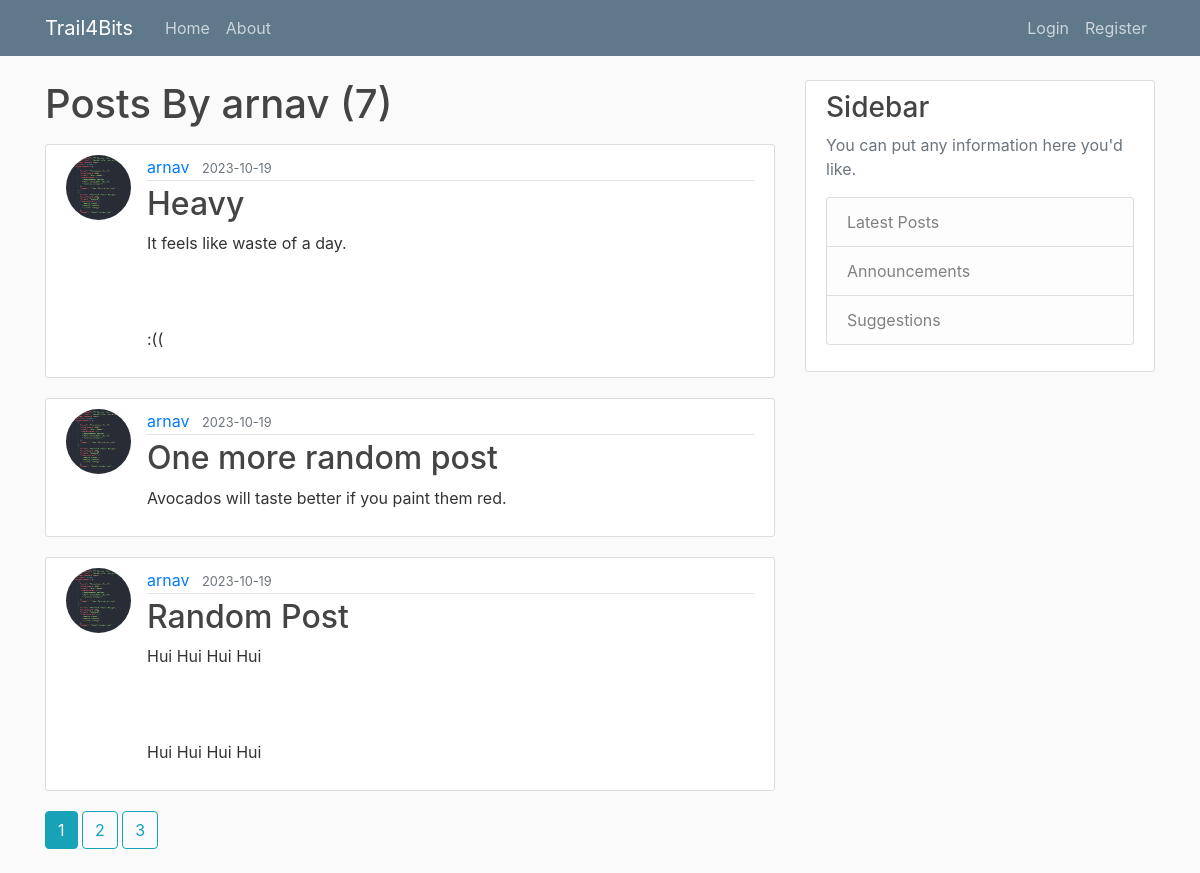
The page /user/arnav on the database as committed earlier.
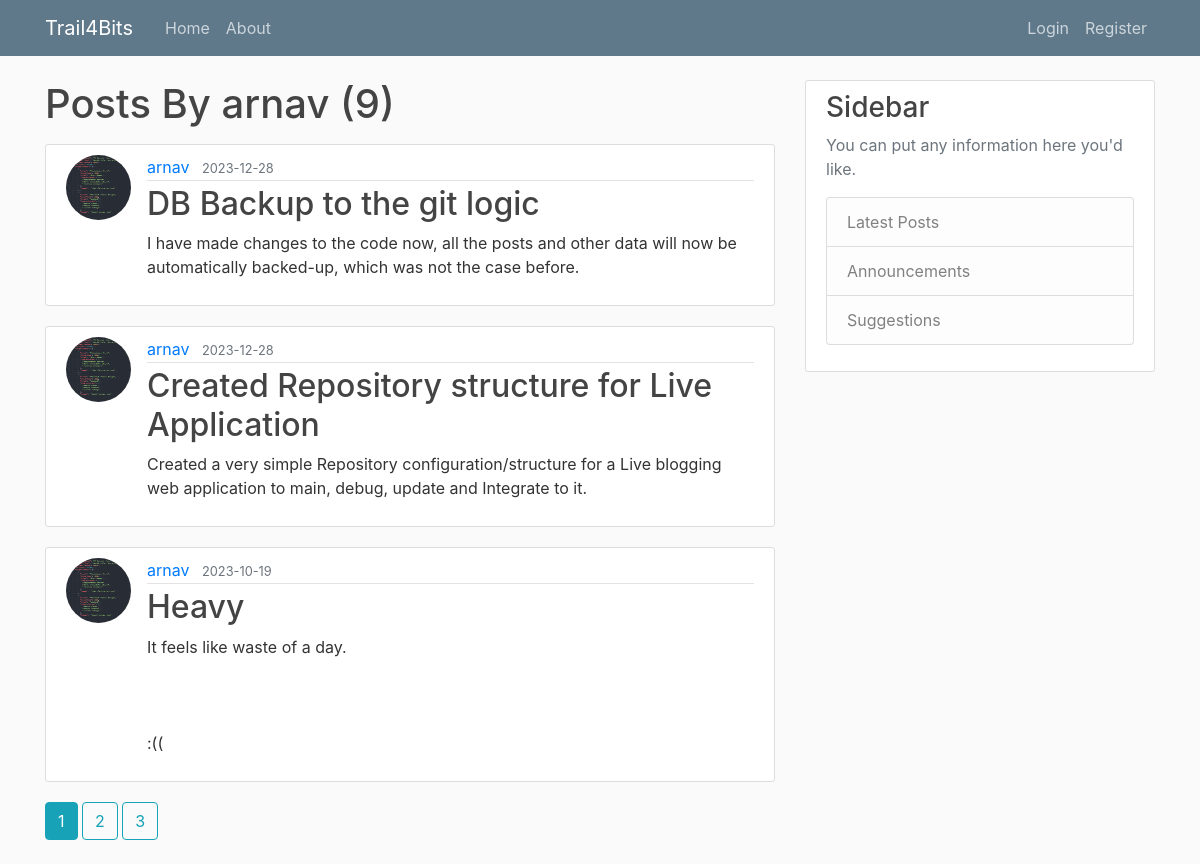
The same page on the database as committed later.
### flaskblog/models.py (models this page shows, shortened)
class Post(db.Model):
    id=db.Column(db.Integer, primary_key=True)
    title= db.Column(db.String(120), nullable=False)
    content= db.Column(db.Text, nullable=False)
    date_posted= db.Column(db.DateTime, nullable=False, default=datetime.utcnow)
    user_id= db.Column(db.Integer, db.ForeignKey('user.id'), nullable=False)

class User(db.Model, UserMixin):
    id=db.Column(db.Integer, primary_key=True, )
    username= db.Column(db.String(20), unique=True, nullable=False )
    email=db.Column(db.String(120), nullable=False)
    image_file=db.Column(db.String(120), nullable=False, default='default.jpg')
    password=db.Column(db.String(60), nullable=False)
    posts=db.relationship('Post', backref='author', lazy=True)

### flaskblog/users/routes.py (the view)
@users.route("/user/<string:username>")
def user_posts(username):
    page=request.args.get('page', 1, type=int)
    user = User.query.filter_by(username=username).first_or_404()
    posts  = Post.query.filter_by(author=user)\
            .order_by(Post.date_posted.desc())\
            .paginate(per_page=3 , page=page)
    return render_template('user_posts.html', posts=posts, title='Home', user=user, page=page)

### flaskblog/templates/user_posts.html
{% extends "layout.html"%}
{% block content %}
    <h1 class="mb-3">Posts By {{ user.username }} ({{ posts.total }})</h1>
    {% for post in posts%}
    <article class="media content-section">
        <img class="rounded-circle article-img" src="{{ url_for('static', filename='Profile_Pictures/' + post.author.image_file) }} ">
        <div class="media-body">
          <div class="article-metadata">
            <a class="mr-2" href="{{ url_for('posts.user_posts', username=post.author.username, page=page_num) }}">{{ post.author.username}}</a>
            <small class="text-muted">{{ post.date_posted.strftime('%Y-%m-%d') }}</small>
          </div>
          <h2><a class="article-title" href="{{ url_for('posts.post', post_id=post.id, page=page_num) }}">{{ post.title }}</a></h2>
          <p class="article-content">{{ post.content }}</p>
        </div>
    </article>
    {% endfor %}
    {% for page_num in posts.iter_pages(left_edge=1, right_edge=1, left_current=1, right_current=1) %}
      {% if page_num %}
        {% if posts.page == page_num %}
          <a class="btn btn-info mb-4" href="{{ url_for('posts.user_posts', username=user.username, page=page_num) }}">{{ page_num }}</a>
        {% else %}
          <a class="btn btn-outline-info mb-4" href="{{ url_for('posts.user_posts', username=user.username, page=page_num) }}">{{ page_num }}</a>
        {% endif %}
      {% else %}
        ...
      {% endif %}
    {% endfor %}
{% endblock content%}

Rows that differ between the two databases and show on the page:
no longer on this page (row unchanged): Post: image_file (picture), author.username "arnav", date_posted "2023-10-19", title "One more random post", content "Avocados will taste better if you paint them red."
no longer on this page (row unchanged): Post: image_file (picture), author.username "arnav", date_posted "2023-10-19", title "Random Post", content "Hui Hui Hui Hui Hui Hui Hui Hui"
added Post: image_file (picture), author.username "arnav", date_posted "2023-12-28", title "DB Backup to the git logic", content "I have made changes to the code now, all the posts and other data will now be automatically backed-up, which was not the case before."
added Post: image_file (picture), author.username "arnav", date_posted "2023-12-28", title "Created Repository structure for Live Application", content "Created a very simple Repository configuration/structure for a Live blogging web application to main, debug, update and Integrate to it."
Other text that changed with them:
{{ posts.total }}: "7" → "9"
